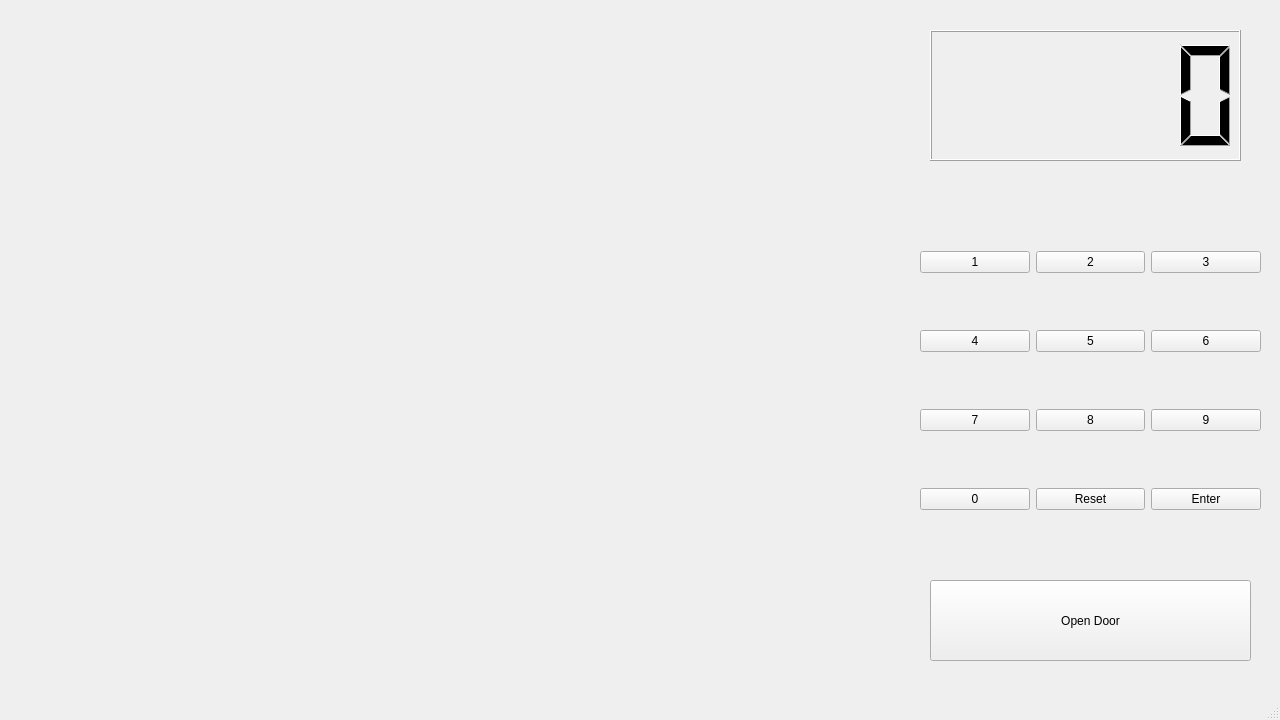
<?xml version="1.0" encoding="UTF-8"?>
<ui version="4.0">
 <class>MainWindow</class>
 <widget class="QMainWindow" name="MainWindow">
  <property name="geometry">
   <rect>
    <x>0</x>
    <y>0</y>
    <width>1280</width>
    <height>720</height>
   </rect>
  </property>
  <property name="windowTitle">
   <string>MainWindow</string>
  </property>
  <widget class="QWidget" name="centralwidget">
   <widget class="QWidget" name="gridLayoutWidget">
    <property name="geometry">
     <rect>
      <x>920</x>
      <y>200</y>
      <width>341</width>
      <height>361</height>
     </rect>
    </property>
    <layout class="QGridLayout" name="buttonGridLayout">
     <item row="5" column="1">
      <widget class="QPushButton" name="pushButton_8">
       <property name="text">
        <string>8</string>
       </property>
      </widget>
     </item>
     <item row="4" column="2">
      <widget class="QPushButton" name="pushButton_6">
       <property name="text">
        <string>6</string>
       </property>
      </widget>
     </item>
     <item row="4" column="0">
      <widget class="QPushButton" name="pushButton_4">
       <property name="text">
        <string>4</string>
       </property>
      </widget>
     </item>
     <item row="3" column="0">
      <widget class="QPushButton" name="pushButton_1">
       <property name="text">
        <string>1</string>
       </property>
      </widget>
     </item>
     <item row="3" column="1">
      <widget class="QPushButton" name="pushButton_2">
       <property name="text">
        <string>2</string>
       </property>
      </widget>
     </item>
     <item row="5" column="0">
      <widget class="QPushButton" name="pushButton_7">
       <property name="text">
        <string>7</string>
       </property>
      </widget>
     </item>
     <item row="3" column="2">
      <widget class="QPushButton" name="pushButton_3">
       <property name="text">
        <string>3</string>
       </property>
      </widget>
     </item>
     <item row="4" column="1">
      <widget class="QPushButton" name="pushButton_5">
       <property name="text">
        <string>5</string>
       </property>
      </widget>
     </item>
     <item row="5" column="2">
      <widget class="QPushButton" name="pushButton_9">
       <property name="text">
        <string>9</string>
       </property>
      </widget>
     </item>
     <item row="6" column="0">
      <widget class="QPushButton" name="pushButton_0">
       <property name="text">
        <string>0</string>
       </property>
      </widget>
     </item>
     <item row="6" column="1">
      <widget class="QPushButton" name="pushButton_reset">
       <property name="text">
        <string>Reset</string>
       </property>
      </widget>
     </item>
     <item row="6" column="2">
      <widget class="QPushButton" name="pushButton_enter">
       <property name="text">
        <string>Enter</string>
       </property>
      </widget>
     </item>
    </layout>
   </widget>
   <widget class="QLCDNumber" name="microwaveTimer">
    <property name="geometry">
     <rect>
      <x>930</x>
      <y>30</y>
      <width>311</width>
      <height>131</height>
     </rect>
    </property>
   </widget>
   <widget class="ClickableQLabel" name="Microwave_door_label">
    <property name="geometry">
     <rect>
      <x>20</x>
      <y>30</y>
      <width>871</width>
      <height>611</height>
     </rect>
    </property>
    <property name="text">
     <string/>
    </property>
    <property name="pixmap">
     <pixmap resource="Microwave_door_closed.qrc">:/new/images/microwave_door_closed.png</pixmap>
    </property>
    <property name="scaledContents">
     <bool>true</bool>
    </property>
   </widget>
   <widget class="QPushButton" name="doorButton">
    <property name="geometry">
     <rect>
      <x>930</x>
      <y>580</y>
      <width>321</width>
      <height>81</height>
     </rect>
    </property>
    <property name="text">
     <string>Open Door</string>
    </property>
   </widget>
  </widget>
  <widget class="QStatusBar" name="statusbar"/>
 </widget>
 <customwidgets>
  <customwidget>
   <class>ClickableQLabel</class>
   <extends>QLabel</extends>
   <header>clickableqlabel.h</header>
  </customwidget>
 </customwidgets>
 <resources>
  <include location="Microwave_door_closed.qrc"/>
 </resources>
 <connections/>
</ui>
